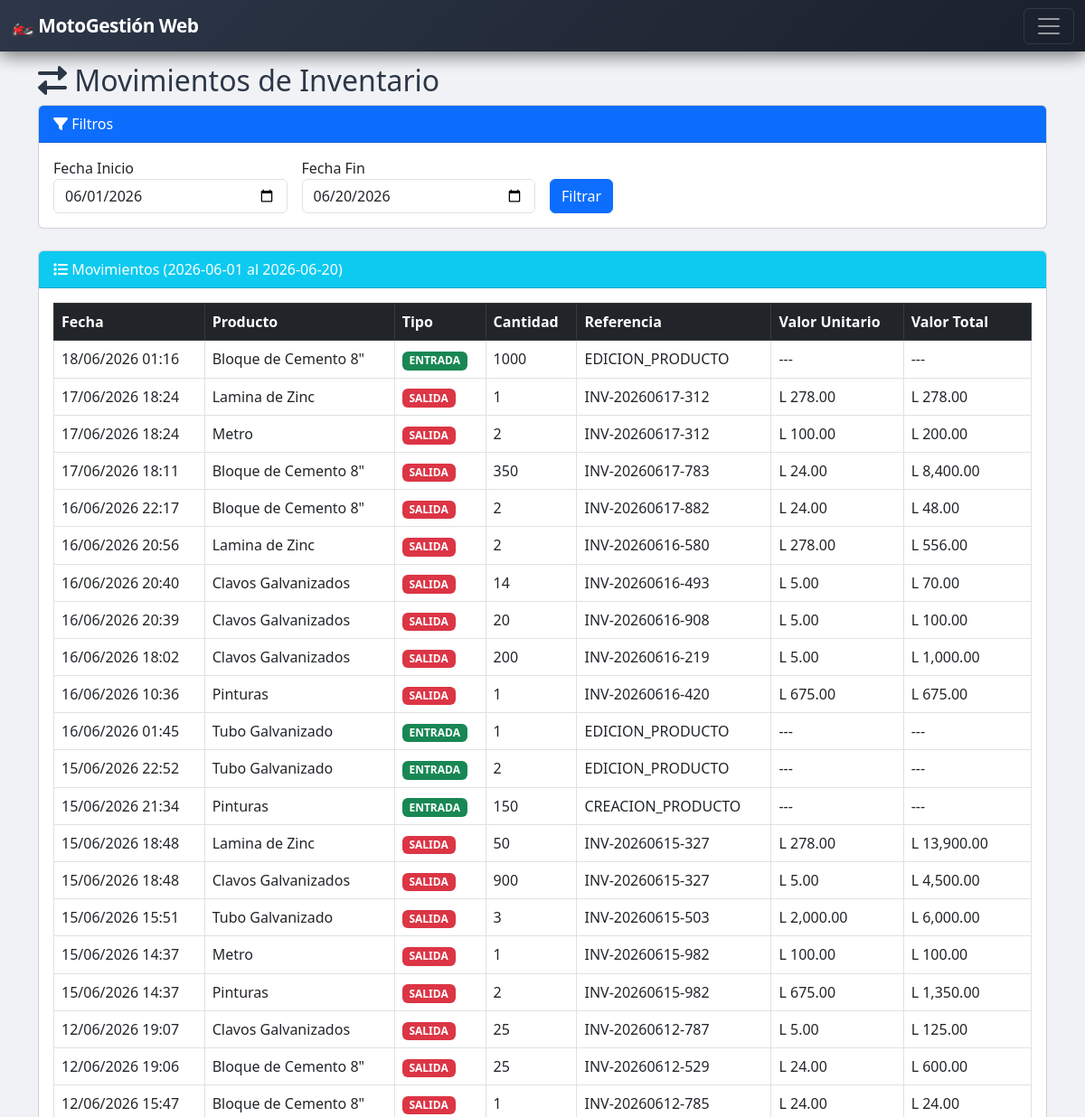
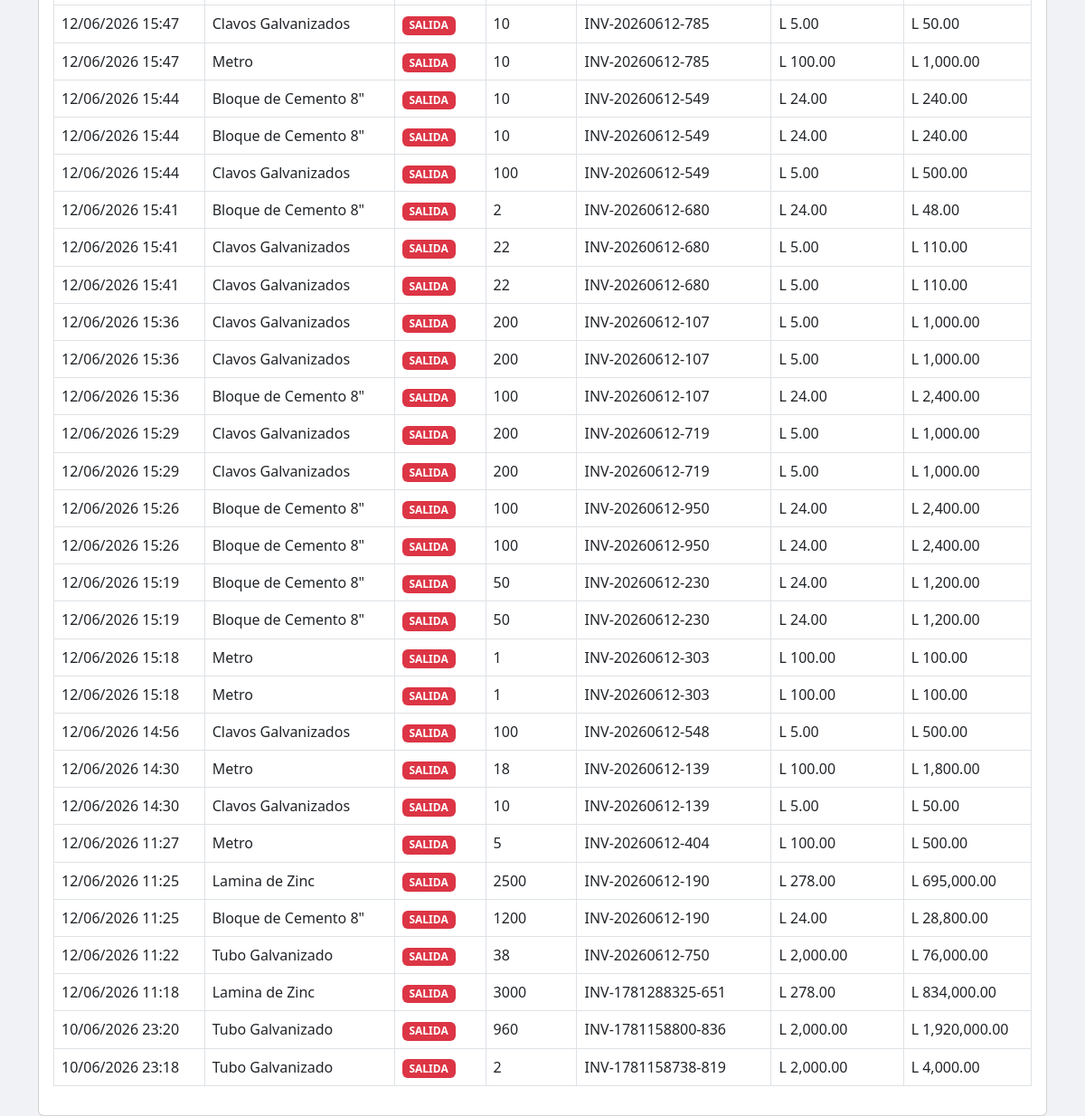
/movements_report.php (signed in), run on the app's committed database (2 pictures, top to bottom).
### tables this page shows
CREATE TABLE `inventory_movements` (
  `id` int(11) NOT NULL,
  `product_id` int(11) NOT NULL,
  `type` enum('IN','OUT') NOT NULL,
  `quantity` int(11) NOT NULL,
  `reference` varchar(100) DEFAULT NULL,
  `created_at` timestamp NULL DEFAULT current_timestamp(),
  `user_id` int(11) DEFAULT NULL
);

CREATE TABLE `products` (
  `id` int(11) NOT NULL,
  `code` varchar(50) NOT NULL,
  `name` varchar(200) NOT NULL,
  `image` varchar(255) DEFAULT NULL,
  `description` text DEFAULT NULL,
  `price` decimal(10,2) NOT NULL,
  `cost` decimal(10,2) NOT NULL DEFAULT 0.00,
  `stock` int(11) NOT NULL DEFAULT 0,
  `min_stock` int(11) DEFAULT 5,
  `supplier_id` int(11) DEFAULT NULL,
  `created_at` timestamp NULL DEFAULT current_timestamp()
);

### movements_report.php (the view, shortened to what this page needs)
<?php
require_once '../../config/database.php';
$start_date = $_GET['start_date'] ?? date('Y-m-01');
$end_date = $_GET['end_date'] ?? date('Y-m-d');
$sales = $pdo->prepare("
    SELECT p.name as product_name, sd.quantity, sd.unit_price, s.sale_date, 'OUT' as type, s.invoice_number as reference
    FROM sale_details sd
    JOIN products p ON sd.product_id = p.id
    JOIN sales s ON sd.sale_id = s.id
    WHERE DATE(s.sale_date) BETWEEN ? AND ?
    ORDER BY s.sale_date DESC
    LIMIT 200
");
$sales->execute([$start_date, $end_date]);
$sales = $sales->fetchAll();
$entries = $pdo->prepare("
    SELECT p.name as product_name, im.quantity, NULL as unit_price, im.created_at as sale_date, 'IN' as type, im.reference
    FROM inventory_movements im
    JOIN products p ON im.product_id = p.id
    WHERE DATE(im.created_at) BETWEEN ? AND ?
    AND im.type = 'IN'
    ORDER BY im.created_at DESC
    LIMIT 200
");
$entries->execute([$start_date, $end_date]);
$entries = $entries->fetchAll();
$movements = array_merge($sales, $entries);
usort($movements, function($a, $b) {
    return strtotime($b['sale_date']) - strtotime($a['sale_date']);
});
include '../../includes/header.php';
include '../../includes/sidebar.php';
?>
<div class="container mt-4">
    <h2><i class="fas fa-exchange-alt"></i> Movimientos de Inventario</h2>
    <div class="card mb-4">
        <div class="card-header bg-primary text-white">
            <i class="fas fa-filter"></i> Filtros
        </div>
        <div class="card-body">
            <form method="GET" class="row g-3">
                <div class="col-md-3"><label>Fecha Inicio</label><input type="date" name="start_date" class="form-control" value="<?= $start_date ?>"></div>
                <div class="col-md-3"><label>Fecha Fin</label><input type="date" name="end_date" class="form-control" value="<?= $end_date ?>"></div>
                <div class="col-md-2"><label>&nbsp;</label><button type="submit" class="btn btn-primary d-block">Filtrar</button></div>
            </form>
        </div>
    </div>
    <div class="card">
        <div class="card-header bg-info text-white">
            <i class="fas fa-list"></i> Movimientos (<?= $start_date ?> al <?= $end_date ?>)
        </div>
        <div class="card-body">
            <?php if (empty($movements)): ?>
                <div class="alert alert-warning">No hay movimientos en el período seleccionado.</div>
            <?php else: ?>
                <div class="table-responsive">
                    <table class="table table-bordered">
                        <thead class="table-dark">
                            <tr>
                                <th>Fecha</th>
                                <th>Producto</th>
                                <th>Tipo</th>
                                <th>Cantidad</th>
                                <th>Referencia</th>
                                <th>Valor Unitario</th>
                                <th>Valor Total</th>
                            </tr>
                        </thead>
                        <tbody>
                            <?php foreach ($movements as $mov): ?>
                                <tr>
                                    <td><?= date('d/m/Y H:i', strtotime($mov['sale_date'])) ?></td>
                                    <td><?= htmlspecialchars($mov['product_name']) ?></td>
                                    <td>
                                        <?php if ($mov['type'] == 'OUT'): ?>
                                            <span class="badge bg-danger">SALIDA</span>
                                        <?php else: ?>
                                            <span class="badge bg-success">ENTRADA</span>
                                        <?php endif; ?>
                                    </td>
                                    <td><?= $mov['quantity'] ?></td>
                                    <td><?= htmlspecialchars($mov['reference']) ?></td>
                                    <td>
                                        <?php if ($mov['type'] == 'OUT' && isset($mov['unit_price'])): ?>
                                            L <?= number_format($mov['unit_price'], 2) ?>
                                        <?php else: ?>
                                            ---
                                        <?php endif; ?>
                                    </td>
                                    <td>
                                        <?php if ($mov['type'] == 'OUT' && isset($mov['unit_price'])): ?>
                                            L <?= number_format($mov['quantity'] * $mov['unit_price'], 2) ?>
                                        <?php else: ?>
                                            ---
                                        <?php endif; ?>
                                    </td>
                                </tr>
                            <?php endforeach; ?>
                        </tbody>
                    </table>
                </div>
            <?php endif; ?>
        </div>
    </div>
</div>
<?php include '../../includes/footer.php'; ?>

### style.css (style rules this page uses)
:root { --primary: #667eea; --primary-dark: #5a67d8; --primary-gradient: linear-gradient(135deg, #667eea 0%, #764ba2 100%); --primary-light: #7c8cf5; --secondary: #764ba2; --success: #48bb78; --warning: #ed8936; --danger: #fc8181; --info: #63b3ed; --dark: #2d3748; --light: #f7fafc; --shadow: 0 10px 40px rgba(102, 126, 234, 0.15); --shadow-hover: 0 20px 60px rgba(102, 126, 234, 0.25); --radius: 20px; --radius-sm: 12px; }
body { background: #f0f2f5; font-family: 'Segoe UI', system-ui, -apple-system, sans-serif; color: #2d3748; }

### header.php (style rules this page uses)
.fas, .far, .fab { font-family: "Font Awesome 6 Free"; }
.fas { font-weight: 900; }

### data on the page
inventory_movements: created_at "18/06/2026 01:16", product.name "Bloque de Cemento 8\"", shows "ENTRADA", quantity "1000", reference "EDICION_PRODUCTO"
inventory_movements: created_at "16/06/2026 01:45", product.name "Tubo Galvanizado", shows "ENTRADA", quantity "1", reference "EDICION_PRODUCTO"
inventory_movements: created_at "15/06/2026 22:52", product.name "Tubo Galvanizado", shows "ENTRADA", quantity "2", reference "EDICION_PRODUCTO"
inventory_movements: created_at "15/06/2026 21:34", product.name "Pinturas", shows "ENTRADA", quantity "150", reference "CREACION_PRODUCTO"

### other printed values
date('d/m/Y H:i', strtotime($mov['sale_date'])) "17/06/2026 18:24"
$mov['product_name'] "Lamina de Zinc"
$mov['quantity'] "1"
$mov['reference'] "INV-20260617-312"
$mov['unit_price'] "278.00"
$mov['quantity'] * $mov['unit_price'] "278.00"
$mov['product_name'] "Metro"
$mov['quantity'] "2"
$mov['unit_price'] "100.00"
$mov['quantity'] * $mov['unit_price'] "200.00"
date('d/m/Y H:i', strtotime($mov['sale_date'])) "17/06/2026 18:11"
$mov['product_name'] "Bloque de Cemento 8\""
$mov['quantity'] "350"
$mov['reference'] "INV-20260617-783"
$mov['unit_price'] "24.00"
